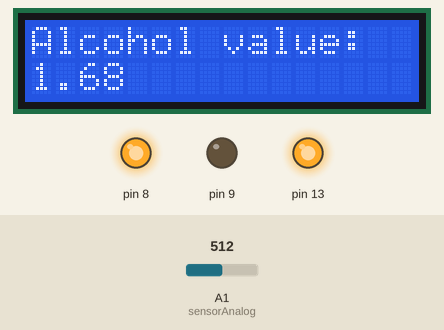
Recording of a sketch running on a simulated Arduino Uno, built with avr-gcc and run on an emulated ATmega328P. Shown: 16×2 character LCD, output pins drawn as LEDs (lit = HIGH). Inputs (shaded band) come from the test bench; at power-on: A1 (sensorAnalog) = 512.

Above: at 3.3 s.
3.4 s: A1 (sensorAnalog) set to 459
At 3.8 s:
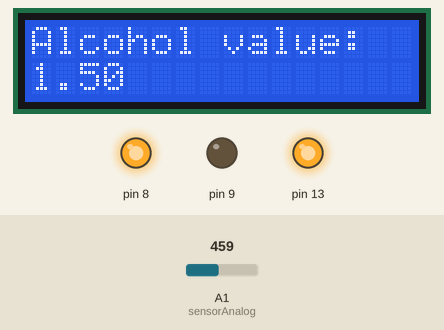
4.9 s: A1 (sensorAnalog) set to 424
At 6.1 s:
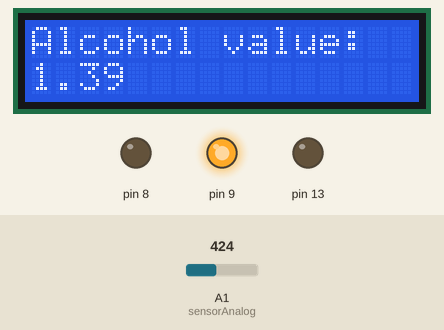
6.4 s: A1 (sensorAnalog) set to 511
At 7.3 s:
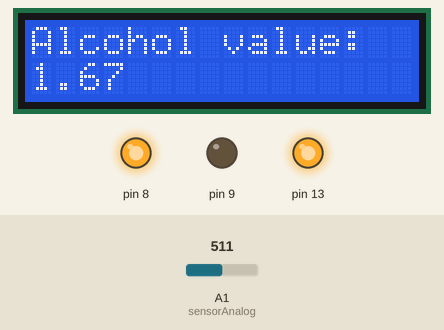
Timing chart, 0 to 9.4 s (numbered marks = the images above; inputs shaded):
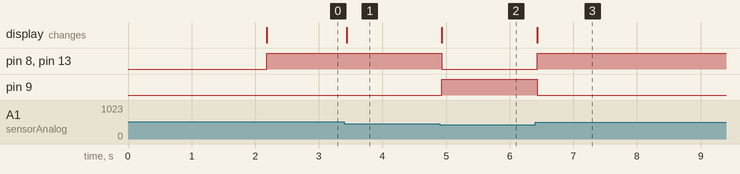

The sketch:

breathanalyzerfinalized.ino
```cpp
#include <LiquidCrystal_I2C.h>
#define sensorDigital 2
#define sensorAnalog A1
#define LED 3
LiquidCrystal_I2C lcd(0x27,  16, 2);
float mgl=0,value=0;
void setup()
{
  Wire.begin();
  pinMode(sensorDigital,INPUT);
  pinMode(8,OUTPUT);
  pinMode(9,OUTPUT);
  pinMode(13,OUTPUT);
  Serial.begin(300);
  lcd.init();
  lcd.backlight();
  lcd.begin(16,2);
  lcd.clear();
  lcd.setCursor(0,0);
  lcd.print("Welcome to ");
  lcd.setCursor(0,1);
  lcd.print("Alcohol Detector ");
  delay(2000);
  lcd.clear();
}
void loop()
{
  int analog=0;
  for(int i=0;i<10;i++)
  {
   analog+=analogRead(sensorAnalog);
  }
  value=(analog/10)*(5.0/1024);
  mgl=0.67*value;
  lcd.setCursor(0,0);
  lcd.print("Alcohol value: ");
  lcd.setCursor(0,1);
  lcd.print(mgl);
  if(mgl>1.44)
  {
    digitalWrite(8,HIGH);
    digitalWrite(13,HIGH);
    digitalWrite(9,LOW);
  }
else
{
  digitalWrite(8,LOW);
  digitalWrite(9,HIGH);
  digitalWrite(13,LOW);
}
}
```

Measured:
- the behaviour switches between 441 and 440 on A1 (sensorAnalog) (found by bisection; images 1 and 2)
- after the input at 3.4 s, the display: changes at once (image 1)
- after the input at 4.9 s, pin 8, pin 13: HIGH → LOW at once; pin 9: LOW → HIGH at once; the display: changes at once (image 2)
- after the input at 6.4 s, pin 8, pin 13: LOW → HIGH at once; pin 9: HIGH → LOW at once; the display: changes at once (image 3)
